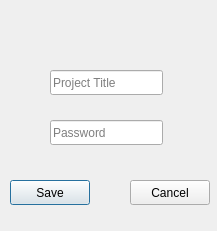
<?xml version="1.0" encoding="UTF-8"?>
<ui version="4.0">
 <class>NewProjectDialog</class>
 <widget class="QDialog" name="NewProjectDialog">
  <property name="geometry">
   <rect>
    <x>0</x>
    <y>0</y>
    <width>217</width>
    <height>231</height>
   </rect>
  </property>
  <property name="windowTitle">
   <string>New Project</string>
  </property>
  <widget class="QPushButton" name="btnSave">
   <property name="geometry">
    <rect>
     <x>10</x>
     <y>180</y>
     <width>80</width>
     <height>25</height>
    </rect>
   </property>
   <property name="text">
    <string>Save</string>
   </property>
  </widget>
  <widget class="QPushButton" name="btnCancel">
   <property name="geometry">
    <rect>
     <x>130</x>
     <y>180</y>
     <width>80</width>
     <height>25</height>
    </rect>
   </property>
   <property name="text">
    <string>Cancel</string>
   </property>
  </widget>
  <widget class="QLineEdit" name="txtTitle">
   <property name="geometry">
    <rect>
     <x>50</x>
     <y>70</y>
     <width>113</width>
     <height>25</height>
    </rect>
   </property>
   <property name="focusPolicy">
    <enum>Qt::StrongFocus</enum>
   </property>
   <property name="placeholderText">
    <string>Project Title</string>
   </property>
  </widget>
  <widget class="QLineEdit" name="txtPassword">
   <property name="geometry">
    <rect>
     <x>50</x>
     <y>120</y>
     <width>113</width>
     <height>25</height>
    </rect>
   </property>
   <property name="echoMode">
    <enum>QLineEdit::Password</enum>
   </property>
   <property name="placeholderText">
    <string>Password</string>
   </property>
  </widget>
 </widget>
 <resources/>
 <connections/>
</ui>
